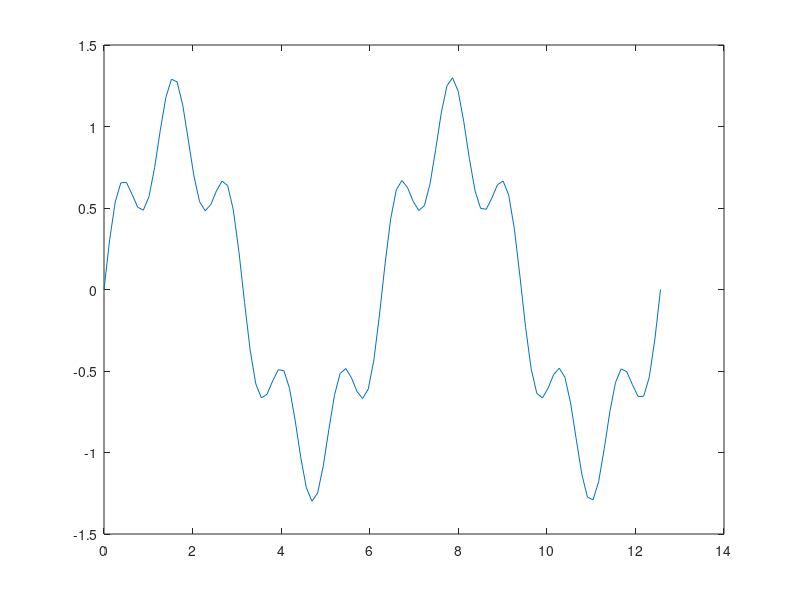

Recreate this plot in MATLAB. (Note: this script raises an error after producing the figure.)
clear
clc

%% %Uppgift 1
clear
clc

r=4;
A=pi*r^2

%% %Uppgift 2
clear
clc
x=linspace(0,4*pi);
f=sin(x)+0.3*sin(5*x);
plot(x,f)

%% %Uppgift 3
clear
clc
s=0;
for i=1:5
    s=s+i.^2;
end
disp("Sum is")
disp(s)
%% %Uppgift 4
clear
clc
x=linspace(-1.5,1.5);
y=min_fun(x);
plot(x,y)
grid on

m=fzero(@min_fun,1);
p=fzero(@min_fun,-1);
disp("Nollpunkterna är")
disp(m)
disp(p)

%% %Uppgift 5
%5a) variabel=linspace(startvärde,slutvärde,antal)
% 100 punkter om man ej anger ett tal

%5b Färdig

